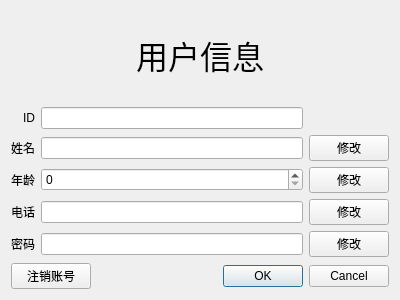
<?xml version="1.0" encoding="UTF-8"?>
<ui version="4.0">
 <class>userInfoDialog</class>
 <widget class="QDialog" name="userInfoDialog">
  <property name="geometry">
   <rect>
    <x>0</x>
    <y>0</y>
    <width>400</width>
    <height>300</height>
   </rect>
  </property>
  <property name="windowTitle">
   <string>我的用户信息</string>
  </property>
  <layout class="QVBoxLayout" name="verticalLayout_2">
   <item>
    <layout class="QVBoxLayout" name="verticalLayout">
     <item>
      <widget class="QLabel" name="label">
       <property name="text">
        <string>&lt;html&gt;&lt;head/&gt;&lt;body&gt;&lt;p align=&quot;center&quot;&gt;&lt;span style=&quot; font-size:24pt;&quot;&gt;用户信息&lt;/span&gt;&lt;/p&gt;&lt;/body&gt;&lt;/html&gt;</string>
       </property>
      </widget>
     </item>
     <item>
      <layout class="QGridLayout" name="gridLayout">
       <item row="3" column="2">
        <widget class="QPushButton" name="updateTelPushButton">
         <property name="text">
          <string>修改</string>
         </property>
        </widget>
       </item>
       <item row="1" column="1">
        <widget class="QLineEdit" name="nameLineEdit">
         <property name="enabled">
          <bool>true</bool>
         </property>
         <property name="focusPolicy">
          <enum>Qt::NoFocus</enum>
         </property>
        </widget>
       </item>
       <item row="0" column="1">
        <widget class="QLineEdit" name="idLineEdit">
         <property name="focusPolicy">
          <enum>Qt::NoFocus</enum>
         </property>
         <property name="echoMode">
          <enum>QLineEdit::Normal</enum>
         </property>
        </widget>
       </item>
       <item row="1" column="2">
        <widget class="QPushButton" name="updateNamePushButton">
         <property name="sizePolicy">
          <sizepolicy hsizetype="Preferred" vsizetype="Fixed">
           <horstretch>0</horstretch>
           <verstretch>0</verstretch>
          </sizepolicy>
         </property>
         <property name="text">
          <string>修改</string>
         </property>
         <property name="default">
          <bool>false</bool>
         </property>
        </widget>
       </item>
       <item row="3" column="1">
        <widget class="QLineEdit" name="telLineEdit">
         <property name="focusPolicy">
          <enum>Qt::NoFocus</enum>
         </property>
        </widget>
       </item>
       <item row="4" column="2">
        <widget class="QPushButton" name="updatePwdPushButton">
         <property name="text">
          <string>修改</string>
         </property>
        </widget>
       </item>
       <item row="4" column="0">
        <widget class="QLabel" name="pwdLabel">
         <property name="text">
          <string>密码</string>
         </property>
         <property name="alignment">
          <set>Qt::AlignRight|Qt::AlignTrailing|Qt::AlignVCenter</set>
         </property>
        </widget>
       </item>
       <item row="3" column="0">
        <widget class="QLabel" name="telLabel">
         <property name="text">
          <string>电话</string>
         </property>
         <property name="alignment">
          <set>Qt::AlignRight|Qt::AlignTrailing|Qt::AlignVCenter</set>
         </property>
        </widget>
       </item>
       <item row="0" column="0">
        <widget class="QLabel" name="idLabel">
         <property name="sizePolicy">
          <sizepolicy hsizetype="Preferred" vsizetype="Preferred">
           <horstretch>0</horstretch>
           <verstretch>0</verstretch>
          </sizepolicy>
         </property>
         <property name="text">
          <string>ID</string>
         </property>
         <property name="alignment">
          <set>Qt::AlignRight|Qt::AlignTrailing|Qt::AlignVCenter</set>
         </property>
        </widget>
       </item>
       <item row="1" column="0">
        <widget class="QLabel" name="nameLabel">
         <property name="text">
          <string>姓名</string>
         </property>
         <property name="alignment">
          <set>Qt::AlignRight|Qt::AlignTrailing|Qt::AlignVCenter</set>
         </property>
        </widget>
       </item>
       <item row="4" column="1">
        <widget class="QLineEdit" name="pwdLineEdit">
         <property name="focusPolicy">
          <enum>Qt::NoFocus</enum>
         </property>
         <property name="echoMode">
          <enum>QLineEdit::Password</enum>
         </property>
        </widget>
       </item>
       <item row="2" column="0">
        <widget class="QLabel" name="ageLabel">
         <property name="text">
          <string>年龄</string>
         </property>
         <property name="alignment">
          <set>Qt::AlignRight|Qt::AlignTrailing|Qt::AlignVCenter</set>
         </property>
        </widget>
       </item>
       <item row="2" column="2">
        <widget class="QPushButton" name="updateAgePushButton">
         <property name="text">
          <string>修改</string>
         </property>
        </widget>
       </item>
       <item row="2" column="1">
        <widget class="QSpinBox" name="ageSpinBox">
         <property name="focusPolicy">
          <enum>Qt::NoFocus</enum>
         </property>
        </widget>
       </item>
      </layout>
     </item>
     <item>
      <layout class="QHBoxLayout" name="horizontalLayout">
       <item>
        <widget class="QPushButton" name="logOutPushButton">
         <property name="text">
          <string>注销账号</string>
         </property>
        </widget>
       </item>
       <item>
        <widget class="QDialogButtonBox" name="buttonBox">
         <property name="orientation">
          <enum>Qt::Horizontal</enum>
         </property>
         <property name="standardButtons">
          <set>QDialogButtonBox::Cancel|QDialogButtonBox::Ok</set>
         </property>
        </widget>
       </item>
      </layout>
     </item>
    </layout>
   </item>
  </layout>
 </widget>
 <resources/>
 <connections>
  <connection>
   <sender>buttonBox</sender>
   <signal>accepted()</signal>
   <receiver>userInfoDialog</receiver>
   <slot>accept()</slot>
   <hints>
    <hint type="sourcelabel">
     <x>248</x>
     <y>254</y>
    </hint>
    <hint type="destinationlabel">
     <x>157</x>
     <y>274</y>
    </hint>
   </hints>
  </connection>
  <connection>
   <sender>buttonBox</sender>
   <signal>rejected()</signal>
   <receiver>userInfoDialog</receiver>
   <slot>reject()</slot>
   <hints>
    <hint type="sourcelabel">
     <x>316</x>
     <y>260</y>
    </hint>
    <hint type="destinationlabel">
     <x>286</x>
     <y>274</y>
    </hint>
   </hints>
  </connection>
 </connections>
</ui>
